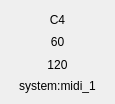
<?xml version="1.0" encoding="UTF-8"?>
<ui version="4.0">
 <class>Dialog</class>
 <widget class="QDialog" name="Dialog">
  <property name="geometry">
   <rect>
    <x>0</x>
    <y>0</y>
    <width>115</width>
    <height>104</height>
   </rect>
  </property>
  <property name="windowTitle">
   <string>MIDI Monitor</string>
  </property>
  <layout class="QVBoxLayout" name="verticalLayout" stretch="1,1,1,0">
   <item>
    <widget class="QLabel" name="l_note_name">
     <property name="text">
      <string>C4</string>
     </property>
     <property name="textFormat">
      <enum>Qt::PlainText</enum>
     </property>
     <property name="alignment">
      <set>Qt::AlignCenter</set>
     </property>
    </widget>
   </item>
   <item>
    <widget class="QLabel" name="l_note_number">
     <property name="text">
      <string>60</string>
     </property>
     <property name="textFormat">
      <enum>Qt::PlainText</enum>
     </property>
     <property name="alignment">
      <set>Qt::AlignCenter</set>
     </property>
    </widget>
   </item>
   <item>
    <widget class="QLabel" name="l_velocity">
     <property name="text">
      <string>120</string>
     </property>
     <property name="textFormat">
      <enum>Qt::PlainText</enum>
     </property>
     <property name="alignment">
      <set>Qt::AlignCenter</set>
     </property>
    </widget>
   </item>
   <item>
    <widget class="QLabel" name="l_client">
     <property name="text">
      <string>system:midi_1</string>
     </property>
     <property name="textFormat">
      <enum>Qt::PlainText</enum>
     </property>
     <property name="alignment">
      <set>Qt::AlignCenter</set>
     </property>
    </widget>
   </item>
  </layout>
 </widget>
 <resources/>
 <connections/>
</ui>
